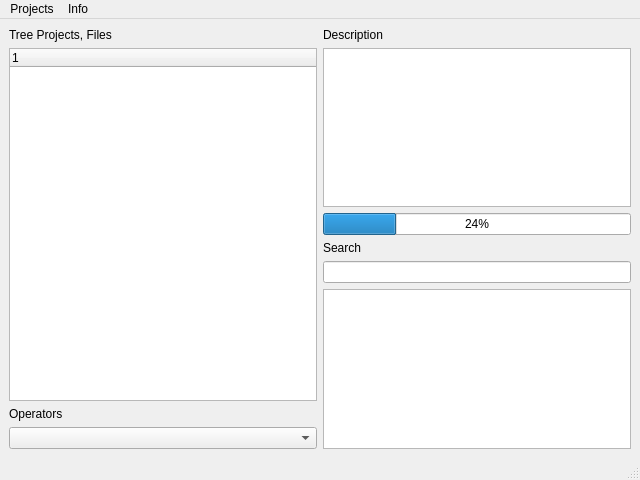
<?xml version="1.0" encoding="UTF-8"?>
<ui version="4.0">
 <class>Projects</class>
 <widget class="QMainWindow" name="Projects">
  <property name="geometry">
   <rect>
    <x>0</x>
    <y>0</y>
    <width>640</width>
    <height>480</height>
   </rect>
  </property>
  <property name="windowTitle">
   <string>Projects</string>
  </property>
  <widget class="QWidget" name="centralwidget">
   <layout class="QHBoxLayout" name="horizontalLayout">
    <item>
     <layout class="QVBoxLayout" name="verticalLayout_projects">
      <item>
       <widget class="QLabel" name="label_projects_files">
        <property name="text">
         <string>Tree Projects, Files</string>
        </property>
       </widget>
      </item>
      <item>
       <widget class="QTreeWidget" name="treeWidget_projects_files">
        <column>
         <property name="text">
          <string notr="true">1</string>
         </property>
        </column>
       </widget>
      </item>
      <item>
       <widget class="QLabel" name="label_operators">
        <property name="text">
         <string>Operators</string>
        </property>
       </widget>
      </item>
      <item>
       <widget class="QComboBox" name="comboBox"/>
      </item>
     </layout>
    </item>
    <item>
     <layout class="QVBoxLayout" name="verticalLayout_2">
      <item>
       <widget class="QLabel" name="label_description">
        <property name="text">
         <string>Description</string>
        </property>
       </widget>
      </item>
      <item>
       <widget class="QTextEdit" name="textEdit"/>
      </item>
      <item>
       <widget class="QProgressBar" name="progressBar">
        <property name="value">
         <number>24</number>
        </property>
       </widget>
      </item>
      <item>
       <widget class="QLabel" name="label">
        <property name="text">
         <string>Search</string>
        </property>
       </widget>
      </item>
      <item>
       <widget class="QLineEdit" name="lineEdit_search"/>
      </item>
      <item>
       <widget class="QListWidget" name="listWidget_results"/>
      </item>
     </layout>
    </item>
   </layout>
  </widget>
  <widget class="QMenuBar" name="menubar">
   <property name="geometry">
    <rect>
     <x>0</x>
     <y>0</y>
     <width>640</width>
     <height>21</height>
    </rect>
   </property>
   <widget class="QMenu" name="menuProjects">
    <property name="title">
     <string>Projects</string>
    </property>
   </widget>
   <widget class="QMenu" name="menuInfo">
    <property name="title">
     <string>Info</string>
    </property>
   </widget>
   <addaction name="menuProjects"/>
   <addaction name="menuInfo"/>
  </widget>
  <widget class="QStatusBar" name="statusbar"/>
 </widget>
 <resources/>
 <connections/>
</ui>
